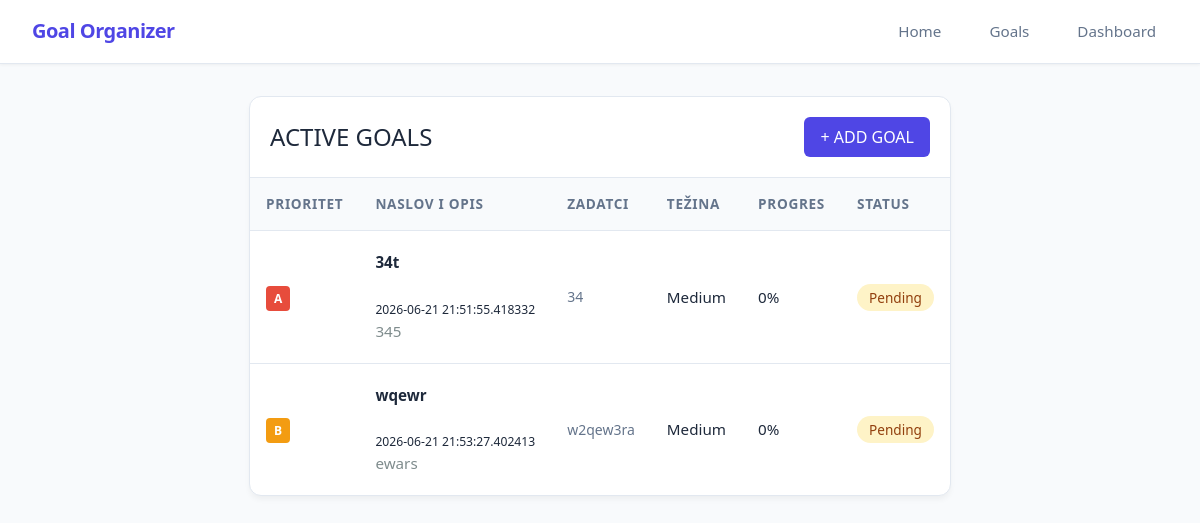
The page /goals on the database its author committed.
### app/models_db.py (models this page shows, shortened)
class Goal(db.Model):
    id = db.Column(db.Integer, primary_key=True)
    title = db.Column(db.String(100), nullable=False)
    description = db.Column(db.Text, nullable=False)
    tasks = db.Column(db.JSON, nullable=True, default=[])
    is_completed = db.Column(db.Boolean, default=False)
    progress_percentage = db.Column(db.Float, default=0.0)
    difficulty = db.Column(db.String(20), nullable=False, default='Medium')
    priority = db.Column(db.String(1), nullable=False, default='b')
    created_at = db.Column(db.DateTime, default=datetime.now(timezone.utc), nullable=False)

### app/routes.py (the view)
@main.route('/goals')
def show_goals():
    goals = Goal.query.order_by(Goal.priority.asc()).all()
    return render_template('goals.html', goals=goals)

### app/templates/goals.html (shortened to what this page needs)
{% extends 'base.html' %}
{% block content %}
<div class="container">
    <div class="table-container">
        <div style="padding: 1.25rem; border-bottom: 1px solid var(--border-color); display: flex; justify-content: space-between; align-items: center;">
            <h1 class="goals_header">active goals</h1>
            <button id="open_form_btn" style="background-color: var(--primary); color: white; border: none; padding: 0.5rem 1rem; border-radius: 6px; cursor: pointer; font-weight: 500;">+ ADD GOAL</button>
        </div>
        <table>
            <thead>
                <tr>
                    <th>Prioritet</th>
                    <th>Naslov i Opis</th>
                    <th>Zadatci</th>
                    <th>Težina</th>
                    <th>Progres</th>
                    <th>Status</th>
                </tr>
            </thead>
            <tbody>
                {% for goal in goals %}
                <tr class="clickable-row" data-href=" {{ url_for('main.view_goal', goal_id=goal.id) }}">
                    <td><span class="badge badge-{{ goal.priority }}">{{ goal.priority }}</span></td>
                    <td style="width: 150px;">
                        <a href="{{ url_for('main.view_goal', goal_id=goal.id) }}" class="goal-link">
                                <h1><strong>{{ goal.title }}</strong></h1><br>
                                <small>{{ goal.created_at }}</small>
                        </a>
                        <br>
                        <p style="color: #7f8c8d; width: 100px;">{{ goal.description or 'Nema opisa' }}</p>
                    </td>
                    <td>
                        {% if goal.tasks %}
                        <ul>
                            {% for task in goal.tasks.split(',') %}
                                {% if task.strip() %}
                                    <li>{{ task.strip() }}</li>
                                {% endif %}
                            {% endfor %}
                        </ul>
                        {% else %}
                        <small style="color: #b2bec3;">Nema zadataka</small>
                        {% endif %}
                    </td>
                    <td>{{ goal.difficulty }}</td>
                    <td>{{ goal.progress_percentage | round | int }}%</td>
                    <td>
                        {% if goal.is_completed %}
                        <span class="status-done">Completed</span>
                        {% else %}
                        <span class="status-pending">Pending</span>
                        {% endif %}
                    </td>
                </tr>
                {% else %}
                <tr>
                    <td colspan="6" style="text-align: center; color: #7f8c8d;">Trenutno nema spremljenih ciljeva. Dodaj svoj prvi cilj iznad!</td>
                </tr>
                {% endfor %}
            </tbody>
        </table>
    </div>
</div>
{% endblock %}

### app/static/style.css (style rules this page uses)
:root { --bg-color: #f8fafc; --card-bg: #ffffff; --text-main: #1e293b; --text-muted: #64748b; --border-color: #e2e8f0; --primary: #4f46e5; --primary-hover: #4338ca; --success: #22c55e; --pending: #f59e0b; }
body { font-family: 'Segoe UI', Roboto, Helvetica, Arial, sans-serif; background-color: var(--bg-color); color: var(--text-main); margin: 0; padding: 2rem; display: flex; justify-content: center; }
.container { width: 100%; max-width: 1200px; display: grid; grid-template-columns: 1fr; gap: 2rem; }
h1, h2, h3, a, .goal-title { white-space: nowrap; overflow: hidden; text-overflow: ellipsis; max-width: 100%; }
p { word-break: break-word; overflow-wrap: anywhere; white-space: normal; }
.badge { padding: 4px 8px; border-radius: 4px; font-size: 12px; font-weight: bold; text-transform: uppercase; }
.badge-a { background-color: #e74c3c; color: white; }
.badge-b { background-color: #f39c12; color: white; }
.status-pending { color: #95a5a6; }
.table-container { background: var(--card-bg); border-radius: 12px; box-shadow: 0 4px 6px -1px rgba(0, 0, 0, 0.05); border: 1px solid var(--border-color); overflow: hidden; }
table { width: 100%; border-collapse: collapse; text-align: left; font-size: 0.95rem; }
th { background-color: #f8fafc; color: var(--text-muted); padding: 1rem; font-weight: 600; font-size: 0.85rem; text-transform: uppercase; letter-spacing: 0.05em; border-bottom: 1px solid var(--border-color); }
td { padding: 1.25rem 1rem; border-bottom: 1px solid var(--border-color); vertical-align: middle; }
tr:last-child td { border-bottom: none; }
table ul { margin: 0; color: var(--text-muted); font-size: 0.875rem; }
.status-pending { background-color: #fef3c7; color: #92400e; padding: 0.25rem 0.75rem; border-radius: 9999px; font-size: 0.85rem; font-weight: 500; }
.badge { padding: 0.25rem 0.5rem; border-radius: 4px; font-size: 0.75rem; font-weight: 600; text-transform: uppercase; }
body { padding-top: calc(64px + 2rem); }
.goals_header { text-transform: uppercase; color: var(--text-main); font-size: 1.5em; font-weight: 300; margin: 0; }
.clickable-row { cursor: pointer; transition: background-color 0.2s ease; }

### rows shown on the page
Goal: priority "A", title "34t", created_at "2026-06-21 21:51:55.418332", description "345", strip "34", difficulty "Medium", progress_percentage "0", is_completed "Pending"
Goal: priority "B", title "wqewr", created_at "2026-06-21 21:53:27.402413", description "ewars", strip "w2qew3ra", difficulty "Medium", progress_percentage "0", is_completed "Pending"
